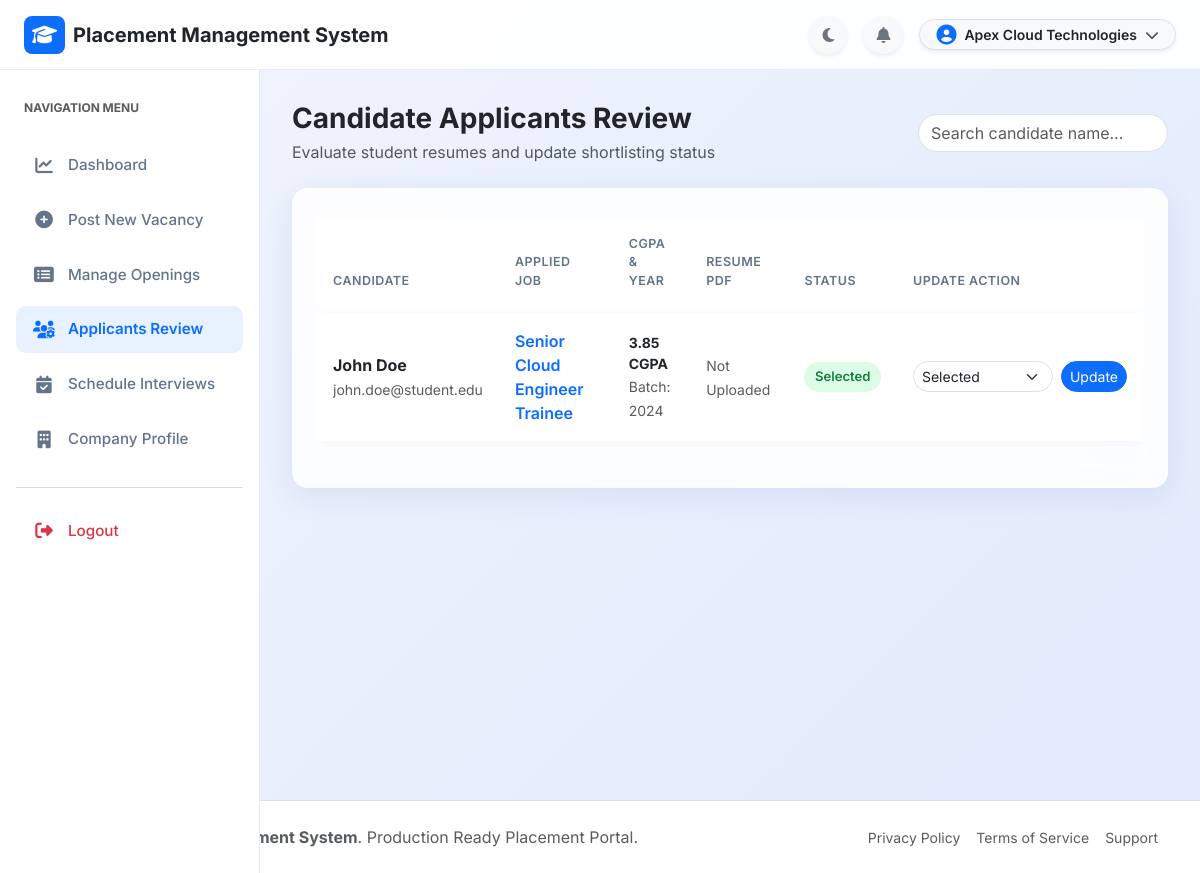
The page /company/applicants.php (signed in) on the database its author committed.
### tables this page shows
CREATE TABLE IF NOT EXISTS `applications` (
  `id` INT AUTO_INCREMENT PRIMARY KEY,
  `job_id` INT NOT NULL,
  `student_id` INT NOT NULL,
  `status` ENUM('Applied', 'Shortlisted', 'Interview Scheduled', 'Selected', 'Rejected') DEFAULT 'Applied',
  `cover_note` TEXT DEFAULT NULL,
  `applied_at` TIMESTAMP DEFAULT CURRENT_TIMESTAMP,
  `updated_at` TIMESTAMP DEFAULT CURRENT_TIMESTAMP ON UPDATE CURRENT_TIMESTAMP,
  UNIQUE KEY `unique_student_job` (`job_id`, `student_id`),
  INDEX `idx_app_job` (`job_id`),
  INDEX `idx_app_student` (`student_id`),
  INDEX `idx_app_status` (`status`),
  CONSTRAINT `fk_app_job` FOREIGN KEY (`job_id`) REFERENCES `jobs` (`id`) ON DELETE CASCADE,
  CONSTRAINT `fk_app_student` FOREIGN KEY (`student_id`) REFERENCES `students` (`id`) ON DELETE CASCADE
);

CREATE TABLE IF NOT EXISTS `students` (
  `id` INT AUTO_INCREMENT PRIMARY KEY,
  `roll_number` VARCHAR(50) NOT NULL UNIQUE,
  `full_name` VARCHAR(100) NOT NULL,
  `email` VARCHAR(100) NOT NULL UNIQUE,
  `password` VARCHAR(255) NOT NULL,
  `phone` VARCHAR(20) DEFAULT NULL,
  `department_id` INT DEFAULT NULL,
  `cgpa` DECIMAL(3,2) DEFAULT 0.00,
  `passing_year` INT DEFAULT NULL,
  `bio` TEXT DEFAULT NULL,
  `profile_pic` VARCHAR(255) DEFAULT 'default-avatar.png',
  `resume_pdf` VARCHAR(255) DEFAULT NULL,
  `status` ENUM('Active', 'Placed', 'Inactive') DEFAULT 'Active',
  `created_at` TIMESTAMP DEFAULT CURRENT_TIMESTAMP,
  `updated_at` TIMESTAMP DEFAULT CURRENT_TIMESTAMP ON UPDATE CURRENT_TIMESTAMP,
  INDEX `idx_student_email` (`email`),
  INDEX `idx_student_dept` (`department_id`),
  INDEX `idx_student_status` (`status`),
  CONSTRAINT `fk_students_department` FOREIGN KEY (`department_id`) REFERENCES `departments` (`id`) ON DELETE SET NULL ON UPDATE CASCADE
);

CREATE TABLE IF NOT EXISTS `jobs` (
  `id` INT AUTO_INCREMENT PRIMARY KEY,
  `company_id` INT NOT NULL,
  `title` VARCHAR(150) NOT NULL,
  `department_id` INT DEFAULT NULL,
  `job_type` ENUM('Full Time', 'Internship', 'Part Time', 'Contract') DEFAULT 'Full Time',
  `location` VARCHAR(100) NOT NULL,
  `salary_package` VARCHAR(100) NOT NULL,
  `min_cgpa` DECIMAL(3,2) DEFAULT 0.00,
  `vacancies` INT DEFAULT 1,
  `deadline` DATE NOT NULL,
  `description` TEXT NOT NULL,
  `requirements` TEXT NOT NULL,
  `status` ENUM('Active', 'Closed') DEFAULT 'Active',
  `created_at` TIMESTAMP DEFAULT CURRENT_TIMESTAMP,
  `updated_at` TIMESTAMP DEFAULT CURRENT_TIMESTAMP ON UPDATE CURRENT_TIMESTAMP,
  INDEX `idx_job_company` (`company_id`),
  INDEX `idx_job_dept` (`department_id`),
  INDEX `idx_job_status` (`status`),
  CONSTRAINT `fk_jobs_company` FOREIGN KEY (`company_id`) REFERENCES `companies` (`id`) ON DELETE CASCADE,
  CONSTRAINT `fk_jobs_department` FOREIGN KEY (`department_id`) REFERENCES `departments` (`id`) ON DELETE SET NULL
);

### company/applicants.php (the view, shortened to what this page needs)
<?php
require_once __DIR__ . '/../config/database.php';
$company_id = $_SESSION['user_id'];
$sql = "
    SELECT a.*, s.full_name AS student_name, s.email AS student_email, s.phone AS student_phone, s.cgpa, s.passing_year, s.resume_pdf, s.profile_pic, j.title AS job_title
    FROM applications a
    JOIN students s ON a.student_id = s.id
    JOIN jobs j ON a.job_id = j.id
    WHERE j.company_id = ?
";
$sql .= " ORDER BY a.id DESC";
$stmt = $conn->prepare($sql);
$stmt->bind_param("i", $company_id);
$stmt->execute();
$applicants = $stmt->get_result()->fetch_all(MYSQLI_ASSOC);
require_once __DIR__ . '/../includes/header.php';
require_once __DIR__ . '/../includes/navbar.php';
?>
<div class="app-layout">
    <?php require_once __DIR__ . '/../includes/sidebar.php'; ?>
    <main class="app-main">
        <div class="d-flex justify-content-between align-items-center mb-4">
            <div>
                <h3 class="fw-bold text-dark mb-1">Candidate Applicants Review</h3>
                <p class="text-muted mb-0">Evaluate student resumes and update shortlisting status</p>
            </div>
            <input type="text" data-table-search="applicants-table" class="form-control rounded-pill" style="width:250px;" placeholder="Search candidate name...">
        </div>
        <div class="glass-card p-4">
            <div class="table-responsive">
                <table class="table table-custom align-middle" id="applicants-table">
                    <thead>
                        <tr>
                            <th>Candidate</th>
                            <th>Applied Job</th>
                            <th>CGPA & Year</th>
                            <th>Resume PDF</th>
                            <th>Status</th>
                            <th>Update Action</th>
                        </tr>
                    </thead>
                    <tbody>
                        <?php if (empty($applicants)): ?>
                            <tr><td colspan="6" class="text-center py-4 text-muted">No applicants found.</td></tr>
                        <?php else: ?>
                            <?php foreach ($applicants as $app): ?>
                                <tr>
                                    <td>
                                        <div class="fw-bold text-dark"><?php echo htmlspecialchars($app['student_name']); ?></div>
                                        <small class="text-muted"><?php echo htmlspecialchars($app['student_email']); ?></small>
                                    </td>
                                    <td class="fw-semibold text-primary"><?php echo htmlspecialchars($app['job_title']); ?></td>
                                    <td>
                                        <div class="small fw-bold text-dark"><?php echo htmlspecialchars($app['cgpa']); ?> CGPA</div>
                                        <small class="text-muted">Batch: <?php echo htmlspecialchars($app['passing_year']); ?></small>
                                    </td>
                                    <td>
                                        <?php if ($app['resume_pdf']): ?>
                                            <a href="<?php echo APP_URL; ?>/uploads/resume/<?php echo htmlspecialchars($app['resume_pdf']); ?>" target="_blank" class="btn btn-sm btn-outline-danger rounded-pill">
                                                <i class="fas fa-file-pdf me-1"></i> View Resume
                                            </a>
                                        <?php else: ?>
                                            <span class="text-muted small">Not Uploaded</span>
                                        <?php endif; ?>
                                    </td>
                                    <td>
                                        <?php
                                        $badgeClass = 'badge-applied';
                                        if ($app['status'] === 'Selected') $badgeClass = 'badge-selected';
                                        ?>
                                        <span class="badge-status <?php echo $badgeClass; ?>"><?php echo htmlspecialchars($app['status']); ?></span>
                                    </td>
                                    <td>
                                        <form method="POST" action="applicants.php" class="d-flex gap-2">
                                            <select name="status" class="form-select form-select-sm rounded-pill" style="width: 140px;">
                                                <option value="Selected" <?php echo $app['status'] === 'Selected' ? 'selected' : ''; ?>>Selected</option>
                                            </select>
                                            <button type="submit" class="btn btn-sm btn-primary rounded-pill">Update</button>
                                        </form>
                                    </td>
                                </tr>
                            <?php endforeach; ?>
                        <?php endif; ?>
                    </tbody>
                </table>
            </div>
        </div>
    </main>
</div>
<?php require_once __DIR__ . '/../includes/footer.php'; ?>

### assets/css/style.css (style rules this page uses)
:root { --primary-color: #0d6efd; --primary-dark: #0a58ca; --primary-light: #e7f1ff; --secondary-color: #4f46e5; --accent-color: #06b6d4; --bg-gradient: linear-gradient(135deg, #f0f4fd 0%, #e2eafc 100%); --card-bg: rgba(255, 255, 255, 0.85); --card-border: rgba(255, 255, 255, 0.6); --text-main: #1e293b; --text-muted: #64748b; --sidebar-width: 260px; --topbar-height: 70px; --glass-shadow: 0 8px 32px 0 rgba(31, 38, 135, 0.08); --transition-smooth: all 0.25s cubic-bezier(0.4, 0, 0.2, 1); }
body { font-family: 'Inter', system-ui, -apple-system, sans-serif; background: var(--bg-gradient); color: var(--text-main); min-height: 100vh; margin: 0; padding: 0; overflow-x: hidden; }
.glass-card { background: var(--card-bg); backdrop-filter: blur(12px); -webkit-backdrop-filter: blur(12px); border: 1px solid var(--card-border); border-radius: 16px; box-shadow: var(--glass-shadow); transition: var(--transition-smooth); }
.app-layout { display: flex; margin-top: var(--topbar-height); min-height: calc(100vh - var(--topbar-height)); }
.app-main { flex: 1; margin-left: var(--sidebar-width); padding: 2rem; transition: var(--transition-smooth); }
.badge-status { padding: 0.4em 0.8em; font-size: 0.82rem; font-weight: 600; border-radius: 30px; display: inline-block; }
.badge-selected { background: #dcfce7; color: #15803d; }
.table-custom { border-collapse: separate; border-spacing: 0 6px; }
.table-custom tbody tr { background: #ffffff; border-radius: 10px; box-shadow: 0 2px 8px rgba(0,0,0,0.03); transition: var(--transition-smooth); }
.table-custom th { border: none; color: var(--text-muted); font-weight: 600; text-transform: uppercase; font-size: 0.78rem; letter-spacing: 0.5px; padding: 1rem; }
.table-custom td { border: none; padding: 1rem; vertical-align: middle; }

### rows shown on the page
applications: student.full_name "John Doe", student.email "john.doe@student.edu", job.title "Senior Cloud Engineer Trainee", student.cgpa "3.85", student.passing_year "2024", status "Selected"

### other values the page prints
APP_NAME "Placement Management System"
$_SESSION['user_name'] "Apex Cloud Technologies"
